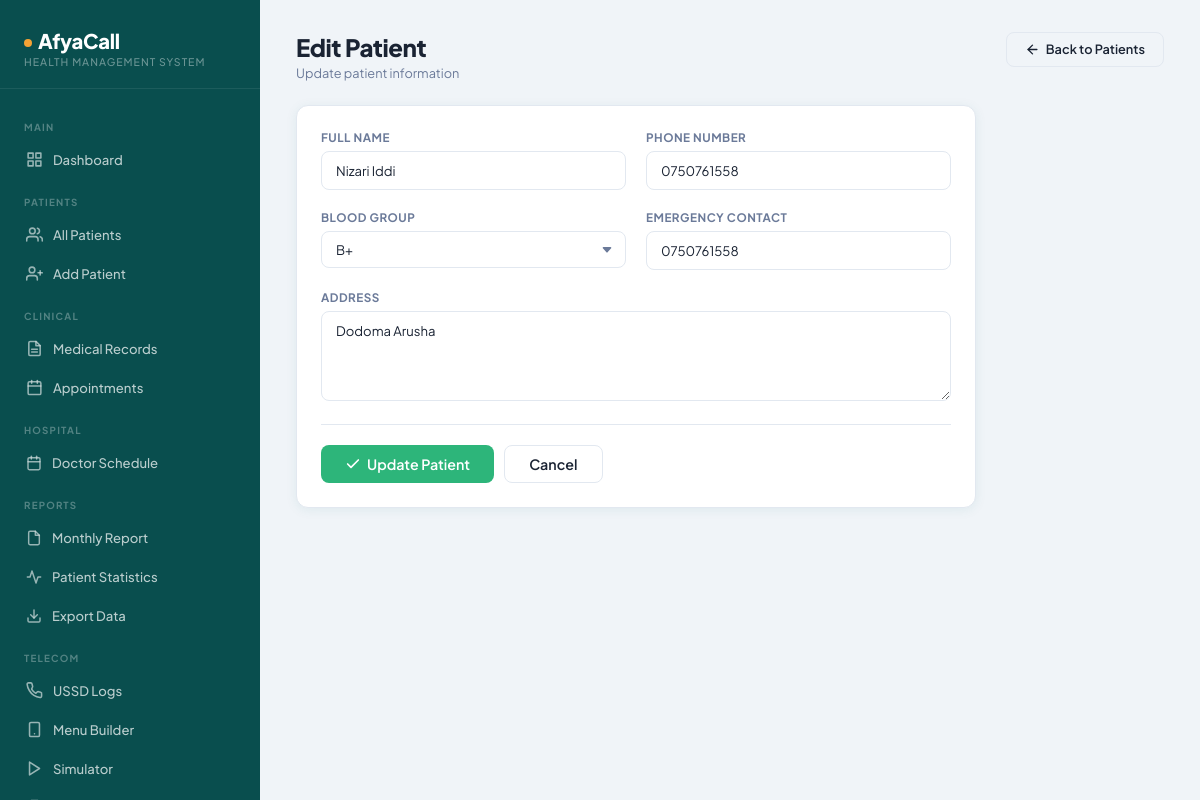
The page /patients/edit_patient.php?id=1 (signed in) on the database its author committed.
### tables this page shows
CREATE TABLE `patients` (
  `id` int NOT NULL AUTO_INCREMENT,
  `patient_code` varchar(20) NOT NULL,
  `full_name` varchar(100) NOT NULL,
  `gender` enum('Male','Female') NOT NULL,
  `date_of_birth` date DEFAULT NULL,
  `phone` varchar(20) DEFAULT NULL,
  `address` text,
  `blood_group` varchar(5) DEFAULT NULL,
  `emergency_contact` varchar(20) DEFAULT NULL,
  `registered_by` int DEFAULT NULL,
  `created_at` timestamp NULL DEFAULT CURRENT_TIMESTAMP,
  PRIMARY KEY (`id`),
  UNIQUE KEY `patient_code` (`patient_code`),
  UNIQUE KEY `phone` (`phone`),
  KEY `registered_by` (`registered_by`),
  KEY `idx_patient_code` (`patient_code`),
  KEY `idx_phone` (`phone`),
  CONSTRAINT `patients_ibfk_1` FOREIGN KEY (`registered_by`) REFERENCES `admins` (`id`)
);

### config/sanitize.php (called while the page is built, shortened)
<?php
function clean_int($val): int {
    return intval($val);
}

### patients/edit_patient.php (the view, shortened to what this page needs)
<?php
include("../config/sanitize.php");
include("../config/activity_log.php");
$id     = clean_int($_GET['id'] ?? 0);
$result = mysqli_query($conn, "SELECT * FROM patients WHERE id='$id' LIMIT 1");
$patient = mysqli_fetch_assoc($result);
?>
<?php include("../includes/header.php"); ?>
<div class="app-wrapper">
    <?php include("../includes/sidebar.php"); ?>
    <main class="main-content">
        <div class="page-header">
            <div>
                <div class="page-title">Edit Patient</div>
                <div class="page-subtitle">Update patient information</div>
            </div>
            <a href="view_patients.php" class="btn btn-outline">
                <svg width="15" height="15" viewBox="0 0 24 24" fill="none" stroke="currentColor" stroke-width="2.2" stroke-linecap="round" stroke-linejoin="round"><line x1="19" y1="12" x2="5" y2="12"/><polyline points="12 19 5 12 12 5"/></svg>
                Back to Patients
            </a>
        </div>
        <div class="card card-body" style="max-width:680px;">
            <form method="POST">
                <div class="form-row">
                    <div class="form-group">
                        <label class="form-label">Full Name</label>
                        <input type="text" name="full_name" class="form-control" value="<?php echo htmlspecialchars($patient['full_name']); ?>" required>
                    </div>
                    <div class="form-group">
                        <label class="form-label">Phone Number</label>
                        <input type="text" name="phone" class="form-control" value="<?php echo htmlspecialchars($patient['phone']); ?>">
                    </div>
                    <div class="form-group">
                        <label class="form-label">Blood Group</label>
                        <select name="blood_group" class="form-control">
                            <?php foreach(['A+','A-','B+','B-','AB+','AB-','O+','O-'] as $bg): ?>
                            <option <?php if($patient['blood_group']==$bg) echo 'selected'; ?>><?php echo $bg; ?></option>
                            <?php endforeach; ?>
                        </select>
                    </div>
                    <div class="form-group">
                        <label class="form-label">Emergency Contact</label>
                        <input type="text" name="emergency_contact" class="form-control" value="<?php echo htmlspecialchars($patient['emergency_contact']); ?>">
                    </div>
                </div>
                <div class="form-group">
                    <label class="form-label">Address</label>
                    <textarea name="address" class="form-control"><?php echo htmlspecialchars($patient['address']); ?></textarea>
                </div>
                <div style="border-top:1px solid var(--border);padding-top:20px;display:flex;gap:10px;">
                    <button type="submit" class="btn btn-success btn-lg">
                        <svg width="16" height="16" viewBox="0 0 24 24" fill="none" stroke="currentColor" stroke-width="2.5" stroke-linecap="round" stroke-linejoin="round"><polyline points="20 6 9 17 4 12"/></svg>
                        Update Patient
                    </button>
                    <a href="view_patients.php" class="btn btn-outline btn-lg">Cancel</a>
                </div>
            </form>
        </div>
    </main>
</div>
<?php include("../includes/footer.php"); ?>

### assets/css/style.css (style rules this page uses)
:root { --primary: #0d6e6e; --primary-light: #e6f4f4; --primary-dark: #094e4e; --accent: #f4a235; --accent-light: #fff4e0; --danger: #e05353; --danger-light: #fdeaea; --success: #2db57a; --success-light: #e6f9f1; --warning: #f4a235; --warning-light: #fff4e0; --text-main: #1a2333; --text-muted: #6b7a99; --bg: #f0f4f8; --surface: #ffffff; --border: #e2e8f0; --sidebar-w: 260px; --radius: 12px; --radius-sm: 8px; --shadow: 0 2px 12px rgba(13,110,110,.08); --shadow-md: 0 4px 24px rgba(13,110,110,.12); --font: 'Plus Jakarta Sans', sans-serif; --font-mono: 'DM Mono', monospace; }
*,*::before,*::after { box-sizing:border-box;margin:0;padding:0 }
html { font-size:15px }
body { font-family:var(--font);background:var(--bg);color:var(--text-main);min-height:100vh }
a { color:inherit;text-decoration:none }
.app-wrapper { display:flex;min-height:100vh }
.main-content { flex:1;margin-left:var(--sidebar-w);padding:32px 36px;min-width:0 }
.page-header { display:flex;align-items:flex-start;justify-content:space-between;margin-bottom:24px;flex-wrap:wrap;gap:12px }
.page-title { font-size:1.6rem;font-weight:800;color:var(--text-main);letter-spacing:-.4px }
.page-subtitle { font-size:.85rem;color:var(--text-muted);margin-top:3px }
.card { background:var(--surface);border-radius:var(--radius);border:1px solid var(--border);box-shadow:var(--shadow) }
.card-body { padding:24px }
.btn { display:inline-flex;align-items:center;gap:6px;padding:9px 18px;border-radius:var(--radius-sm);font-family:var(--font);font-size:.85rem;font-weight:600;cursor:pointer;border:none;transition:all .18s ease;text-decoration:none;white-space:nowrap;line-height:1 }
.btn-outline { background:transparent;border:1.5px solid var(--border);color:var(--text-main) }
.btn-success { background:var(--success);color:#fff }
.btn-lg { padding:12px 26px;font-size:.95rem }
.form-group { margin-bottom:20px }
.form-label { display:block;font-size:.78rem;font-weight:700;color:var(--text-muted);margin-bottom:6px;text-transform:uppercase;letter-spacing:.5px }
.form-control { width:100%;padding:10px 14px;border:1.5px solid var(--border);border-radius:var(--radius-sm);font-family:var(--font);font-size:.875rem;color:var(--text-main);background:var(--surface);transition:border-color .15s,box-shadow .15s;outline:none }
select.form-control { appearance:none;background-repeat:no-repeat;background-position:right 12px center;padding-right:36px }
textarea.form-control { resize:vertical;min-height:90px }
.form-row { display:grid;grid-template-columns:1fr 1fr;gap:0 20px }
.btn-lg { padding:11px 24px;font-size:.95rem }
.btn-success { background:var(--success);color:#fff;border-color:var(--success) }

### rows shown on the page
patients: full_name "Nizari Iddi", phone "0750761558", blood_group "B+", emergency_contact "0750761558", address "Dodoma Arusha"
